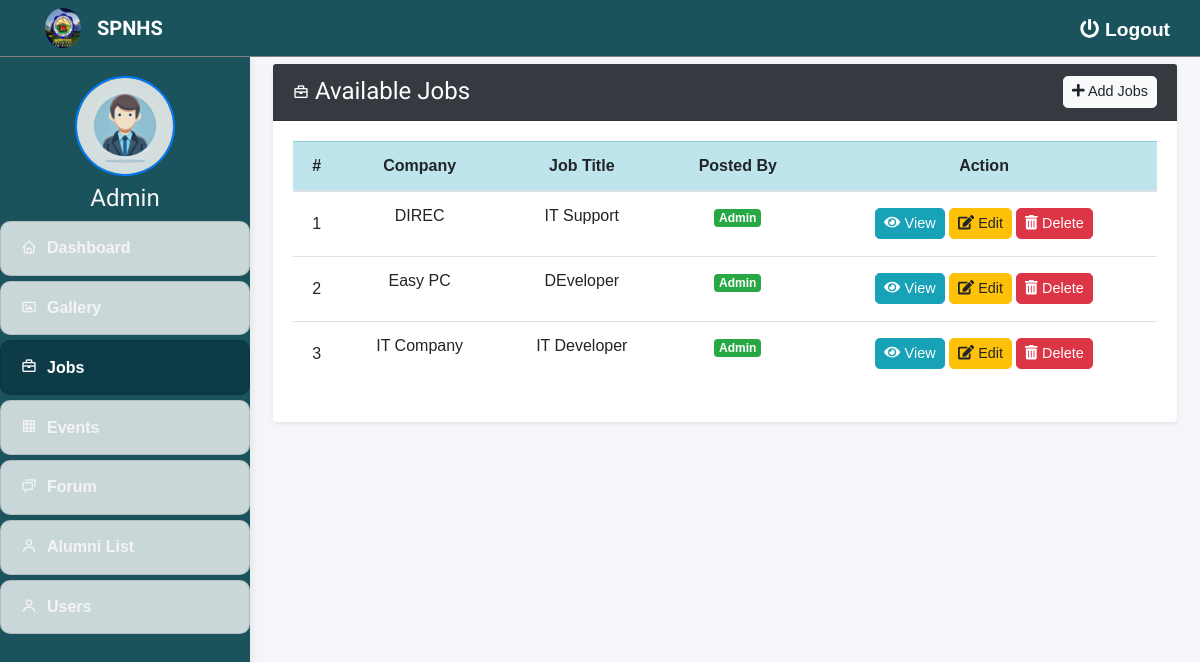
/admin/index.php?page=jobs (signed in), run on an earlier commit of the app's database.
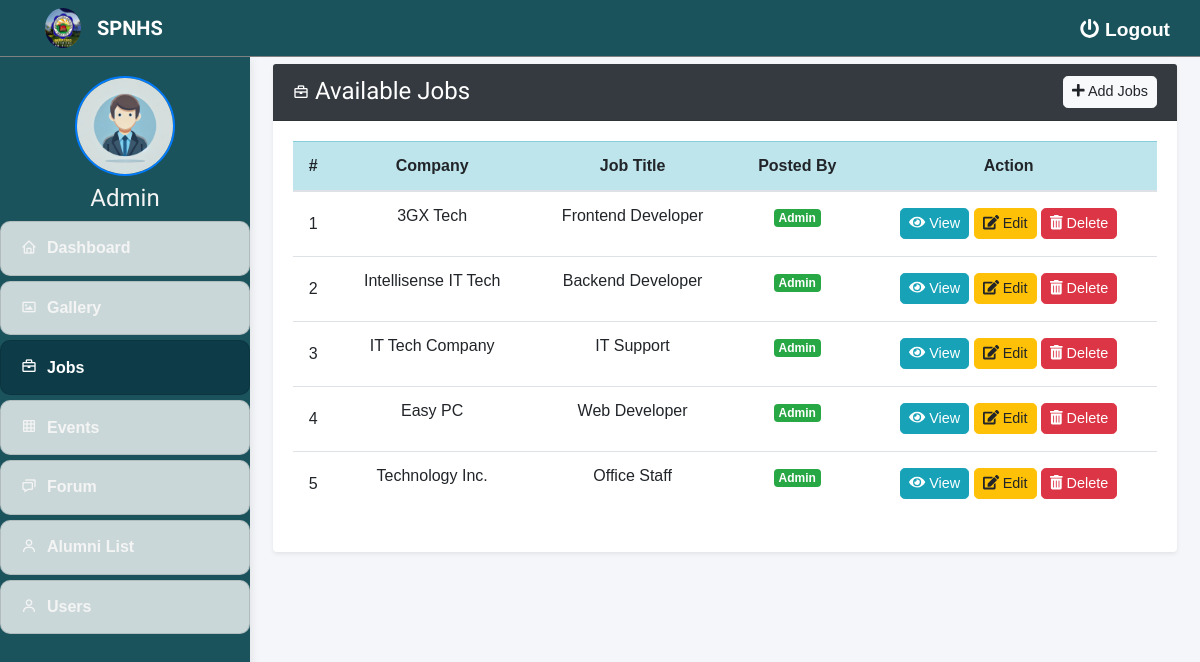
And on a later commit of the database.
### tables this page shows
CREATE TABLE `careers` (
  `id` int(30) NOT NULL,
  `company` varchar(250) NOT NULL,
  `location` text NOT NULL,
  `job_title` text NOT NULL,
  `description` text NOT NULL,
  `user_id` int(30) NOT NULL,
  `date_created` datetime NOT NULL DEFAULT current_timestamp()
);

CREATE TABLE `users` (
  `id` int(30) NOT NULL,
  `name` text NOT NULL,
  `username` varchar(200) NOT NULL,
  `password` varchar(200) NOT NULL,
  `type` tinyint(1) NOT NULL DEFAULT 3 COMMENT '1=Admin,2=Alumni officer, 3= alumnus',
  `auto_generated_pass` text NOT NULL,
  `alumnus_id` int(30) NOT NULL
);

### admin/jobs.php (the view, shortened to what this page needs)
<?php include('db_connect.php'); ?>
<div class="container-fluid">
        <div class="row">
            <div class="col-md-12">
                <div class="card shadow-sm border-0">
                    <div class="card-header bg-dark text-white d-flex justify-content-between align-items-center">
                        <h4 class="mb-0"><i class="bx bx-briefcase"></i> Available Jobs</h4>
                        <button class="btn btn-light btn-sm" type="button" id="new_career">
                            <i class="fas fa-plus"></i> Add Jobs
                        </button>
                    </div>
                    <div class="card-body">
                        <table class="table table-hover ">
                            <thead class="table-info">
                                <tr>
                                    <th class="text-center">#</th>
                                    <th class="text-center">Company</th>
                                    <th class="text-center">Job Title</th>
                                    <th class="text-center">Posted By</th>
                                    <th class="text-center">Action</th>
                                </tr>
                            </thead>
                            <tbody>
                                <?php
                                $i = 1;
                                $jobs = $conn->query("SELECT c.*, u.name FROM careers c INNER JOIN users u ON u.id = c.user_id ORDER BY id DESC");
                                while ($row = $jobs->fetch_assoc()):
                                ?>
                                <tr>
                                    <td class="text-center"><?php echo $i++; ?></td>
                                    <td class="text-center">
                                        <p><?php echo ucwords($row['company']); ?></p>
                                    </td>
                                    <td class="text-center">
                                        <p><?php echo ucwords($row['job_title']); ?></p>
                                    </td>
                                    <td class="text-center">
                                        <p class="badge bg-success text-white"><?php echo ucwords($row['name']); ?></p>
                                    </td>
                                    <td class="text-center">
                                        <button class="btn btn-sm btn-info view_career" type="button" data-id="<?php echo $row['id']; ?>" title="View Job">
                                            <i class="fas fa-eye"></i> View
                                        </button>
                                        <button class="btn btn-sm btn-warning edit_career" type="button" data-id="<?php echo $row['id']; ?>" title="Edit Job">
                                            <i class="fas fa-edit"></i> Edit
                                        </button>
                                        <button class="btn btn-sm btn-danger delete_career" type="button" data-id="<?php echo $row['id']; ?>" title="Delete Job">
                                            <i class="fas fa-trash-alt"></i> Delete
                                        </button>
                                    </td>
                                </tr>
                                <?php endwhile; ?>
                            </tbody>
                        </table>
                    </div>
                </div>
            </div>
        </div>
    </div>

What changed in the data, as far as the page shows it:
added careers: company "3GX Tech", job_title "Frontend Developer", user.name "Admin"
added careers: company "Intellisense IT Tech", job_title "Backend Developer", user.name "Admin"
changed careers "IT Support": company "DIREC" → "IT Tech Company"
changed careers "Easy PC": job_title "DEveloper" → "Web Developer"
changed careers: company "IT Company" → "Technology Inc."; job_title "IT Developer" → "Office Staff"
